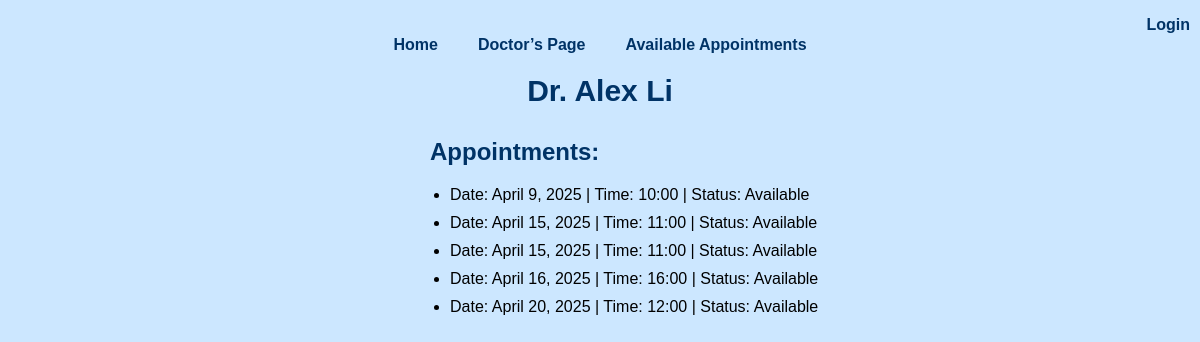
/clinic/doctors/4-d9999/, run on the app's committed database.
### clinic/models.py (models this page shows, shortened)
class Doctor(models.Model):
    user = models.OneToOneField(User, on_delete=models.CASCADE)
    slug = models.SlugField(unique=True, blank=True)
    def is_doctor(self):
        return hasattr(self, 'doctor')
    User.add_to_class('is_doctor', is_doctor)

class Appointment(models.Model):
    appointID = models.AutoField(primary_key=True)
    doctor = models.ForeignKey(Doctor, on_delete=models.CASCADE)
    patient = models.ForeignKey(Patient, on_delete=models.CASCADE, null=True, blank=True)
    date = models.DateField()
    time = models.CharField(max_length=5)
    STATUS = (
        ('a', 'Available'),
        ('t', 'Taken'),
        ('d', 'Done'),
    )
    status = models.CharField(max_length=1, choices=STATUS, blank=True, default='a')

### clinic/views.py (the view, shortened to what this page needs)
# urls.py: path('doctors/<int:id>-<slug:slug>/', views.doctor_detail, name='doctor_detail'),
def doctor_detail(request, id, slug):
    doctor = get_object_or_404(Doctor, id=id, slug=slug)
    appointments = Appointment.objects.filter(doctor=doctor, status='a')
    context = {
        'doctor': doctor,
        'appointments': appointments,
    }
    return render(request, 'clinic/doctor_detail.html', context)

### clinic/templates/clinic/doctor_detail.html (shortened to what this page needs)
{% extends "base.html" %}
{% block content %}
    <h1>Dr. {{ doctor.user.first_name }} {{ doctor.user.last_name }}</h1>
    <h2>Appointments:</h2>
{% if user.is_authenticated and user.is_patient %}
    <h2>Available Appointments</h2>
<form method="post">
    {% csrf_token %}
    <label for="appointment_id">Choose a slot:</label>
    <select name="appointment_id" id="appointment_id">
        {% for appointment in appointments %}
            <option value="{{ appointment.id }}">
                {{ appointment.date }} at {{ appointment.time }}
            </option>
        {% endfor %}
    </select>
        <button type="submit">Book</button>
    </form>
{% else %}
    <ul class="detail">
        {% for appointment in appointments %}
            <li>
                Date: {{ appointment.date }} | Time: {{ appointment.time }} | Status: {{ appointment.get_status_display }}
            </li>
        {% empty %}
            <p>No available appointments.</p>
        {% endfor %}
    </ul>
{% endif %}
{% endblock %}

### clinic/templates/clinic/base.html (style rules this page uses)
body { font-family: Arial, sans-serif; position: relative; }

### clinic/templates/clinic/doctor_detail.html (style rules this page uses)
body { background-color: #cce7ff; margin: 0; padding: 20px; font-family: Arial, sans-serif; }
h1 { color: #003366; font-size: 30px; text-align: center; margin-top: 20px; font-family: "Poppins", sans-serif; }
h2 { color: #003366; margin-top: 30px; margin-left: 410px; font-family: "Poppins", sans-serif; }
.detail { display: flex; flex-direction: column; padding: 0; margin-left: 410px; }
.detail li { margin: 10px 0; text-align: left; margin-left: 20px; margin-top: 0px; }

### data on the page
Doctor: user.first_name "Alex", user.last_name "Li"
Appointment: date "April 9, 2025", time "10:00", status "Available"
Appointment: date "April 15, 2025", time "11:00", status "Available"
Appointment: date "April 15, 2025", time "11:00", status "Available"
Appointment: date "April 16, 2025", time "16:00", status "Available"
Appointment: date "April 20, 2025", time "12:00", status "Available"
